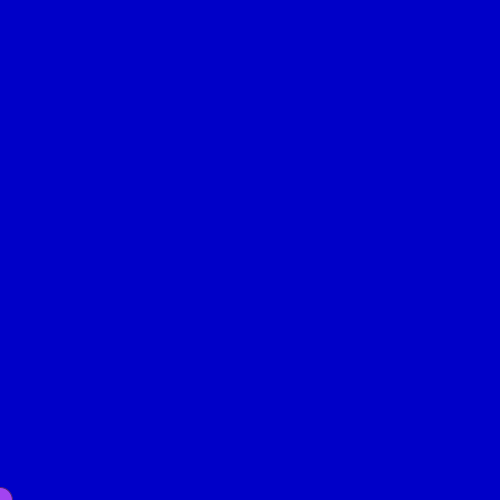
Frame 1 (no input)
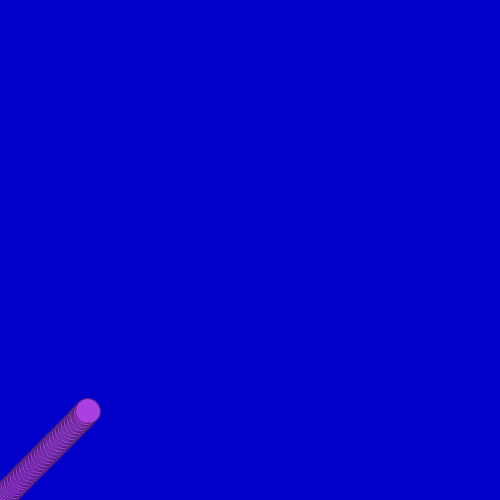
Frame 60 (the mouse pressed at the canvas centre just before this capture)
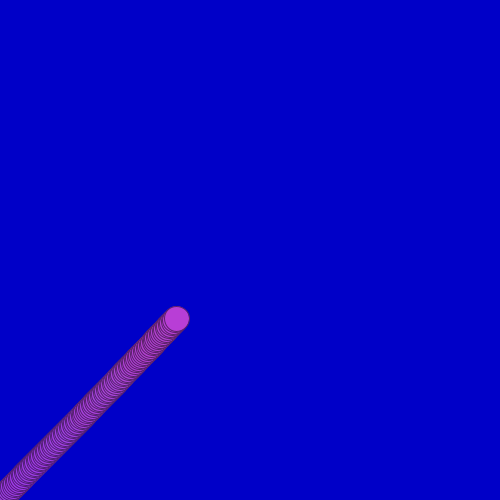
Frame 120 (the mouse held since frame 60 and released just before this capture)

The Processing sketch that drew these frames (run headless with seeded random() and noise(); from frame 60 on, the mouse is pressed at the canvas centre):

// Processing sketch: bila9c2D_los
// ── bila9c2D_los.pde
//  "BILA" - MODEL RUCHU PUNKTU MATERIALNEGO - kolejne przybliżenia
//*////////////////////////////////////////////////////////////////
//  Program Processingu w trybie 2 - z widocznymi funkcjami
//*////////////////////////////////////////////////////////////////
int FR=100; //Na ile kroków dzielimy sekundę?

void setup() //Jest wykonywane raz - po uruchomieniu
{
  size(500,500);
  //noSmooth(); //Bez wygładzania linii? Po prostu odkomentować 
  background(0,0,200); //rgB
  frameRate(FR);
}

float h=0;
float x=0;
float vh=150; //prędkość pionowa w pikselach/SEKUNDĘ (!)
float vx=150; //prędkość pozioma
float ah=0;   //Przyśpieszenie/hamowanie - w pionie
float ax=0;   //I w poziomie
float M=0.95; //Wydajność odbicia sprężystego 1-B = ile energii kinetycznej się rozprasza nie wraca do prędkości po odbiciu

float R=random(255),G=random(255),B=random(255);
void draw() //Jest wykonywane w niewidocznej pętli
{
  //Wizualizacja
  R+=random(-2.0,2.0);
  G+=random(-2.0,2.0);
  B+=random(-2.0,2.0); //Losuje z zakresu i o tyle powiększa (jaki ujemna to pomniejsza)
  //print(R,' '); //,G,' ',B,"; ");
  fill(R,G,B);
  stroke(R/2,G/2,B/2);
  ellipse(x,height-h,25,25);
  
  //Właściwy model
  ah+=random(-100.0,100.0)*1/FR; //Sterowanie wg. preferencji
  ax+=random(-100.0,100.0)*1/FR; //może być asymetryczne - można zobaczyć do czego to prowadzi
  
  //Działanie przyśpieszeń
  vh+=ah*1/FR; //Powiększ prędkość o zmianę prędkości czyli przyśpieszenie pomnożone  przez jednostkę czasu  
  vx+=ax*1/FR;
  h+=vh*1/FR;  //Zmień wysokość o drogę czyli prędkość pomnożoną przez jednostkę czasu
  x+=vx*1/FR;  //Zmień położenie poziome

  //Odbijamy od ścianek okna! Upraszczamy mechanizm odbicia
  if(h<0) 
  {
    vh=-vh*M;
    h=0; //Trochę oszukujemy
  }
  else
  if(height<h)
  {
    vh=-vh*M;
    h=height; //Trochę oszukujemy
  }
  //else //A jakby to wykomentować?
  if(x<0)
  {
     vx=-vx*M;
     x=0; //Trochę oszukujemy
  }
  else
  if(width<x)
  {
     vx=-vx*M;
     x=width; //Trochę oszukujemy
     //print(x,' ');
  }
}
